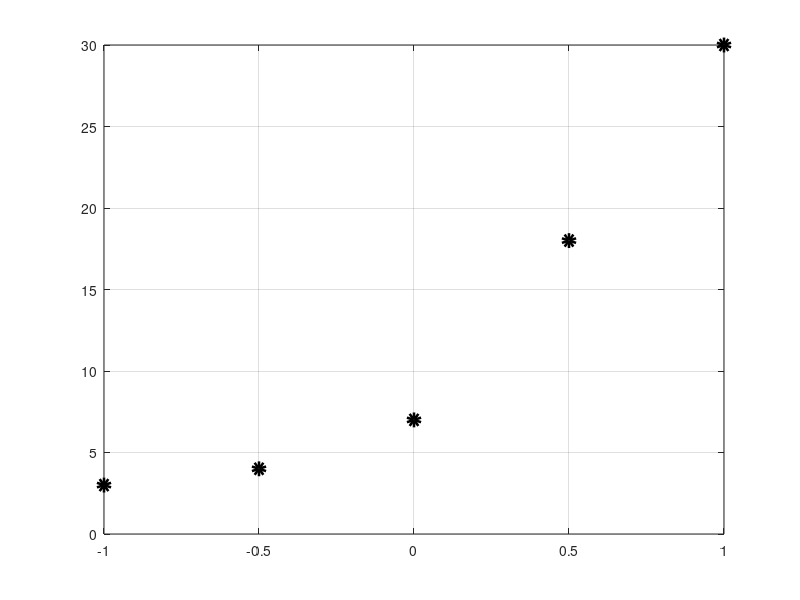
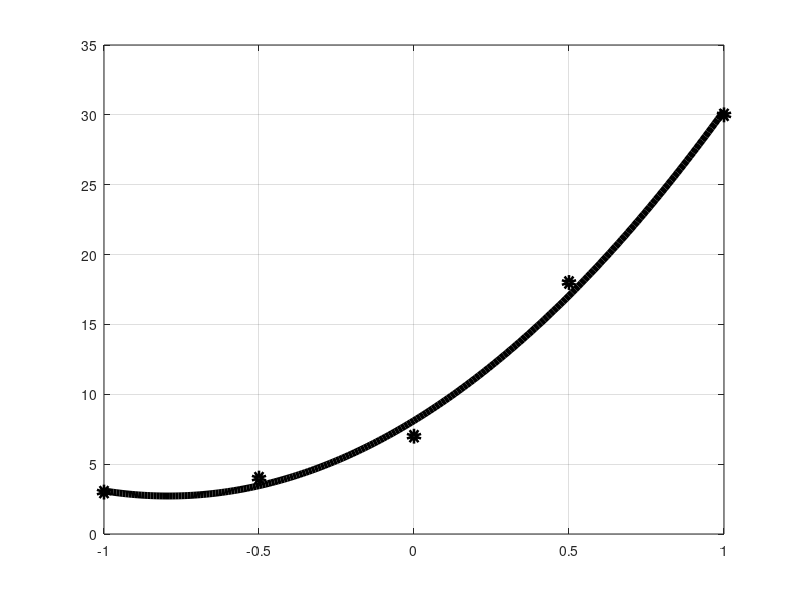

Source code (MATLAB) for these figures, in order:
x = [-1, -0.5, 0, 0.5, 1]
y = [3, 4, 7, 18, 30]

plot(x, y, 'ok', 'LineWidth',5)
grid on
print -dpng kvadraticka_funkce_body.png

A = [ 5, 0, 2.5;
      0, 2.5, 0;
      2.5, 0., 2.125;]

A_alt = [ sum(1),    sum(x),       sum(x.*x),
          sum(x),    sum(x.*x),    sum(x.*x.*x),
          sum(x.*x), sum(x.*x.*x), sum(x.*x.*x.*x)]

b = [ sum(y), sum(y.*x), sum(y.*x.*x) ]

A_alt = fliplr(vander(x,3))' * fliplr(vander(x,3))
b_alt = fliplr(vander(x,3))' * y'

koef = A \b'
kvadraticka_funkce = @(x) koef(1) + koef(2)*x + koef(3)*x.*x

x_p = [x(1) : 0.01 : x(end)];


hold on
plot(x, y, 'ok')
plot(x_p, kvadraticka_funkce(x_p), 'k', 'LineWidth',5)
grid on
print -dpng kvadraticka_funkce.png
